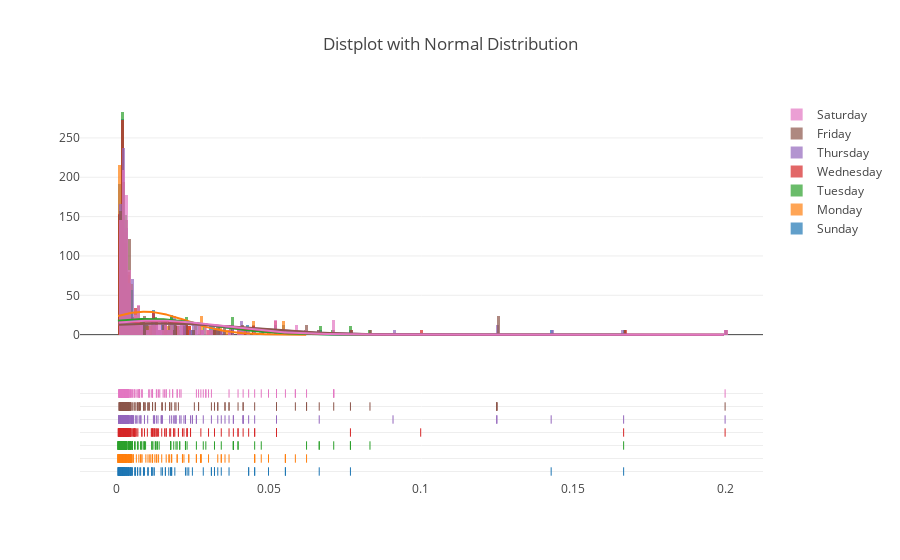

The notebook cell this image was saved under:
### Code cell
dow_data = []
for i in range(7):
    df_sub = df.loc[df['day_of_week'] == i]
    dow_data.append(df_sub['odds'].values)
fig = ff.create_distplot(dow_data, dow_names, curve_type='normal',bin_size=.001)
fig['layout'].update(title='Distplot with Normal Distribution')
plotly.offline.iplot(fig, filename='Distplot with Normal Curve')

### Figure 1 — Plotly figure (JSON) as saved in the notebook; plotly's stock layout.template omitted (floating-point values rounded to 4 significant figures; data arrays with more than 128 entries replaced by an {"elided": "..."} marker saying what was removed)
{"data": [{"autobinx": false, "histnorm": "probability density", "legendgroup": "Sunday", "marker": {"color": "rgb(31, 119, 180)"}, "name": "Sunday", "opacity": 0.7, "type": "histogram", "uid": "818f6055-2b89-4405-b68a-809e9a37d138", "x": {"elided": "157 float values"}, "xaxis": "x", "xbins": {"end": 0.1667, "size": 0.001, "start": 0.0005718}, "yaxis": "y"}, {"autobinx": false, "histnorm": "probability density", "legendgroup": "Monday", "marker": {"color": "rgb(255, 127, 14)"}, "name": "Monday", "opacity": 0.7, "type": "histogram", "uid": "f06e19bf-3d66-49c6-b381-2ac6c91f28db", "x": {"elided": "172 float values"}, "xaxis": "x", "xbins": {"end": 0.0625, "size": 0.001, "start": 0.0005718}, "yaxis": "y"}, {"autobinx": false, "histnorm": "probability density", "legendgroup": "Tuesday", "marker": {"color": "rgb(44, 160, 44)"}, "name": "Tuesday", "opacity": 0.7, "type": "histogram", "uid": "a55edacd-50df-4050-b1a0-4ab27e6c8e93", "x": {"elided": "177 float values"}, "xaxis": "x", "xbins": {"end": 0.1667, "size": 0.001, "start": 0.0005258}, "yaxis": "y"}, {"autobinx": false, "histnorm": "probability density", "legendgroup": "Wednesday", "marker": {"color": "rgb(214, 39, 40)"}, "name": "Wednesday", "opacity": 0.7, "type": "histogram", "uid": "6a70e293-63f2-4f7c-8c9f-a323911da6dd", "x": {"elided": "176 float values"}, "xaxis": "x", "xbins": {"end": 0.2, "size": 0.001, "start": 0.000657}, "yaxis": "y"}, {"autobinx": false, "histnorm": "probability density", "legendgroup": "Thursday", "marker": {"color": "rgb(148, 103, 189)"}, "name": "Thursday", "opacity": 0.7, "type": "histogram", "uid": "e93640df-af00-485e-99bf-add861392f55", "x": {"elided": "169 float values"}, "xaxis": "x", "xbins": {"end": 0.2, "size": 0.001, "start": 0.0007692}, "yaxis": "y"}, {"autobinx": false, "histnorm": "probability density", "legendgroup": "Friday", "marker": {"color": "rgb(140, 86, 75)"}, "name": "Friday", "opacity": 0.7, "type": "histogram", "uid": "577899c4-666f-40ef-a451-5cbeee90eaeb", "x": {"elided": "165 float values"}, "xaxis": "x", "xbins": {"end": 0.2, "size": 0.001, "start": 0.000905}, "yaxis": "y"}, {"autobinx": false, "histnorm": "probability density", "legendgroup": "Saturday", "marker": {"color": "rgb(227, 119, 194)"}, "name": "Saturday", "opacity": 0.7, "type": "histogram", "uid": "55eeac2a-961c-4d20-b807-6d9c182911f5", "x": {"elided": "158 float values"}, "xaxis": "x", "xbins": {"end": 0.2, "size": 0.001, "start": 0.0007874}, "yaxis": "y"}, {"legendgroup": "Sunday", "marker": {"color": "rgb(31, 119, 180)"}, "mode": "lines", "name": "Sunday", "showlegend": false, "type": "scatter", "uid": "66adcc40-17ce-48df-827a-500bdd7ae196", "x": {"elided": "500 float values"}, "xaxis": "x", "y": {"elided": "500 float values"}, "yaxis": "y"}, {"legendgroup": "Monday", "marker": {"color": "rgb(255, 127, 14)"}, "mode": "lines", "name": "Monday", "showlegend": false, "type": "scatter", "uid": "7b1b7566-321d-444e-8f0a-1dc38b6fc157", "x": {"elided": "500 float values"}, "xaxis": "x", "y": {"elided": "500 float values"}, "yaxis": "y"}, {"legendgroup": "Tuesday", "marker": {"color": "rgb(44, 160, 44)"}, "mode": "lines", "name": "Tuesday", "showlegend": false, "type": "scatter", "uid": "232620e2-1c56-4cef-947f-451f7d5ea2af", "x": {"elided": "500 float values"}, "xaxis": "x", "y": {"elided": "500 float values"}, "yaxis": "y"}, {"legendgroup": "Wednesday", "marker": {"color": "rgb(214, 39, 40)"}, "mode": "lines", "name": "Wednesday", "showlegend": false, "type": "scatter", "uid": "252b3193-3001-4d15-9be6-9bd2d35b6ca4", "x": {"elided": "500 float values"}, "xaxis": "x", "y": {"elided": "500 float values"}, "yaxis": "y"}, {"legendgroup": "Thursday", "marker": {"color": "rgb(148, 103, 189)"}, "mode": "lines", "name": "Thursday", "showlegend": false, "type": "scatter", "uid": "0f393017-8602-472b-b53f-a7272cf14af3", "x": {"elided": "500 float values"}, "xaxis": "x", "y": {"elided": "500 float values"}, "yaxis": "y"}, {"legendgroup": "Friday", "marker": {"color": "rgb(140, 86, 75)"}, "mode": "lines", "name": "Friday", "showlegend": false, "type": "scatter", "uid": "caca806a-9cf4-4218-aca3-64af0752d0ac", "x": {"elided": "500 float values"}, "xaxis": "x", "y": {"elided": "500 float values"}, "yaxis": "y"}, {"legendgroup": "Saturday", "marker": {"color": "rgb(227, 119, 194)"}, "mode": "lines", "name": "Saturday", "showlegend": false, "type": "scatter", "uid": "cb271ad9-e135-4077-93e1-cc1f906c78fc", "x": {"elided": "500 float values"}, "xaxis": "x", "y": {"elided": "500 float values"}, "yaxis": "y"}, {"legendgroup": "Sunday", "marker": {"color": "rgb(31, 119, 180)", "symbol": "line-ns-open"}, "mode": "markers", "name": "Sunday", "showlegend": false, "type": "scatter", "uid": "00b95dd9-c16d-4bbe-9ea1-46245fd0d564", "x": {"elided": "157 float values"}, "xaxis": "x", "y": {"elided": "157 str values"}, "yaxis": "y2"}, {"legendgroup": "Monday", "marker": {"color": "rgb(255, 127, 14)", "symbol": "line-ns-open"}, "mode": "markers", "name": "Monday", "showlegend": false, "type": "scatter", "uid": "ebc1ce44-cd97-4406-9eae-2ec1ac7a11dd", "x": {"elided": "172 float values"}, "xaxis": "x", "y": {"elided": "172 str values"}, "yaxis": "y2"}, {"legendgroup": "Tuesday", "marker": {"color": "rgb(44, 160, 44)", "symbol": "line-ns-open"}, "mode": "markers", "name": "Tuesday", "showlegend": false, "type": "scatter", "uid": "0a092db5-8b6f-418e-8e99-b15b424ca56d", "x": {"elided": "177 float values"}, "xaxis": "x", "y": {"elided": "177 str values"}, "yaxis": "y2"}, {"legendgroup": "Wednesday", "marker": {"color": "rgb(214, 39, 40)", "symbol": "line-ns-open"}, "mode": "markers", "name": "Wednesday", "showlegend": false, "type": "scatter", "uid": "9bd7607c-02af-41c7-a0ff-6b75a176cc33", "x": {"elided": "176 float values"}, "xaxis": "x", "y": {"elided": "176 str values"}, "yaxis": "y2"}, {"legendgroup": "Thursday", "marker": {"color": "rgb(148, 103, 189)", "symbol": "line-ns-open"}, "mode": "markers", "name": "Thursday", "showlegend": false, "type": "scatter", "uid": "8a84e8f6-77a0-4317-8891-1c18f785da80", "x": {"elided": "169 float values"}, "xaxis": "x", "y": {"elided": "169 str values"}, "yaxis": "y2"}, {"legendgroup": "Friday", "marker": {"color": "rgb(140, 86, 75)", "symbol": "line-ns-open"}, "mode": "markers", "name": "Friday", "showlegend": false, "type": "scatter", "uid": "a6ec59dc-3a42-4c52-aca2-08a69e52ce12", "x": {"elided": "165 float values"}, "xaxis": "x", "y": {"elided": "165 str values"}, "yaxis": "y2"}, {"legendgroup": "Saturday", "marker": {"color": "rgb(227, 119, 194)", "symbol": "line-ns-open"}, "mode": "markers", "name": "Saturday", "showlegend": false, "type": "scatter", "uid": "a3e256d5-58a1-447a-8c64-0cf9dc079d4e", "x": {"elided": "158 float values"}, "xaxis": "x", "y": {"elided": "158 str values"}, "yaxis": "y2"}], "layout": {"barmode": "overlay", "hovermode": "closest", "legend": {"traceorder": "reversed"}, "title": {"text": "Distplot with Normal Distribution"}, "xaxis": {"anchor": "y2", "domain": [0, 1], "zeroline": false}, "yaxis": {"anchor": "free", "domain": [0.35, 1], "position": 0}, "yaxis2": {"anchor": "x", "domain": [0, 0.25], "dtick": 1, "showticklabels": false}}}
